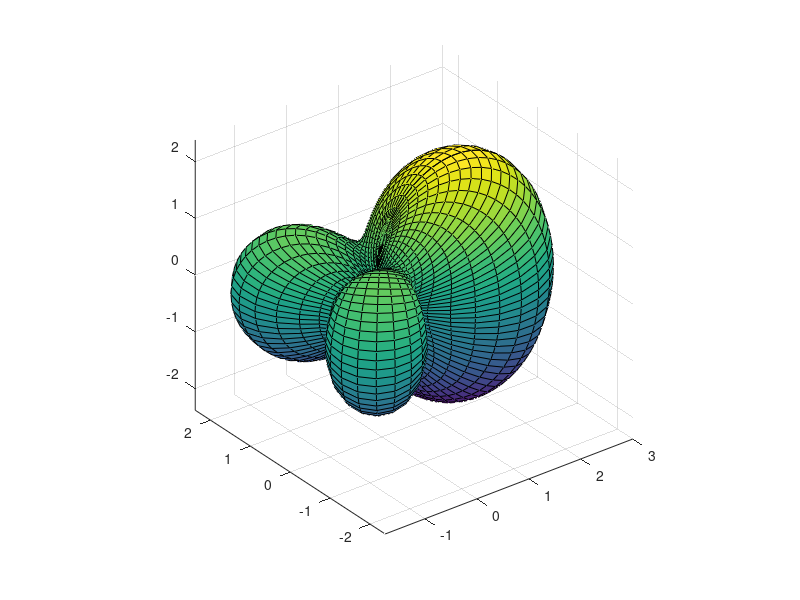

The MATLAB script that drew this image:
clear all;
close all;
theta = (0:.02:1)*pi;
phi   = (0:.02:1)*2*pi;
[Theta, Phi] = meshgrid(theta, phi);
%Log periodica Factor de forma
E0=1;
H= abs(E0.*exp(i*(pi/(sqrt(3))).*sin(Theta).*cos(Phi-0.5*pi))...
       +E0.*exp(i*(pi/sqrt(3)).*sin(Theta).*cos(Phi+(pi/6))+(-0.5*pi*i))...
       +E0.*exp(i*(pi/sqrt(3)).*sin(Theta).*cos(Phi+(5*pi/6))+(0.5*i*pi)));
X = H.*sin(Theta).*cos(Phi);
Y = H.*sin(Theta).*sin(Phi);
Z = H.*cos(Theta);
figure('Color','White')
surf(X,Y,Z);
view(3);
axis equal on;